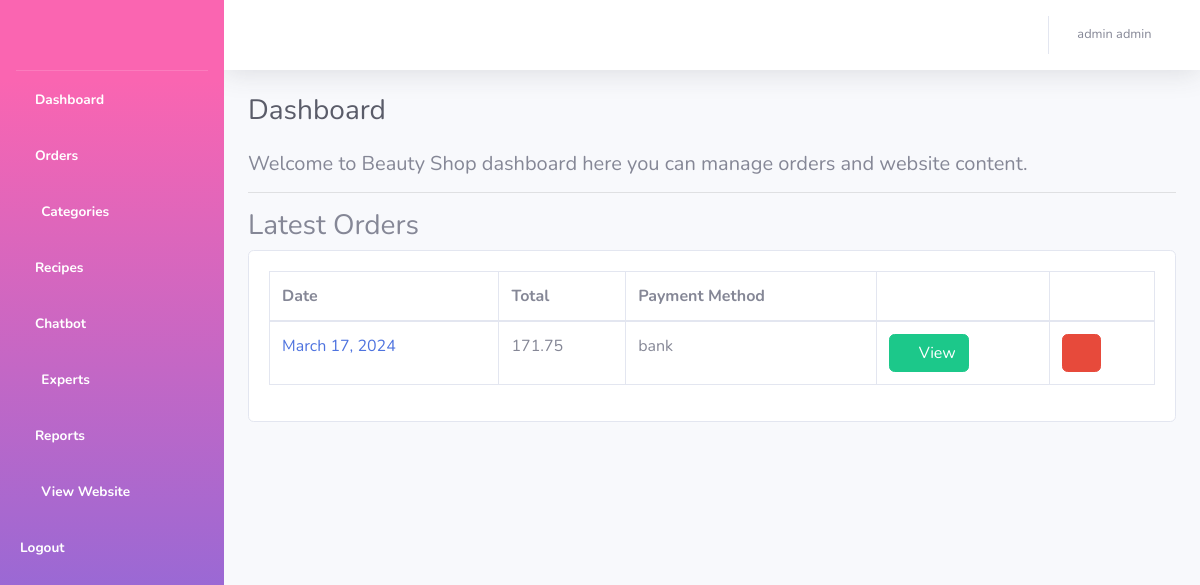
The page /dashboard/ (signed in) on the database its author committed.
### store/models.py (models this page shows)
class Orders(models.Model):
    user_id = models.ForeignKey(User, on_delete=models.CASCADE, null=True, blank=True)
    payment_method = models.CharField(max_length=255)
    total = models.CharField(max_length=255)
    date = models.DateField(auto_now_add=True)
    address = models.TextField(null=True, blank=True)
    governate = models.CharField(max_length=255, null=True, blank=True)
    class Meta:
        managed = True
        db_table = 'orders'

### dashboard/views.py (the view)
# urls.py: path('', views.home_view, name="index"),
def home_view(request):
    if request.user.is_authenticated == False and request.user.is_staff == False:
       return redirect("/dashboard/signin")
    orders = Orders.objects.all().order_by('-id')[0:5]
    return render(request, 'index.html', { 'orders': orders })

### store/context_processor.py (called while the page is built)
def categories_processor(request):
    categories = Categories.objects.all()
    return {'categories': categories}

### dashboard/templates/index.html (shortened to what this page needs)
{% extends "dashboard_base.html" %}
{% block content %}
{% load static %}
{% static "" as baseUrl %}
<div class="d-sm-flex align-items-center justify-content-between mb-4">
    <h1 class="h3 mb-0 text-gray-800">Dashboard</h1>
</div>
<h5>Welcome to Beauty Shop dashboard here you can manage orders and website content.</h5>
<hr>
<h3>
    Latest Orders
</h3>
<div class="card">
    <div class="card-body">
        <div class="table-responsive">
            <table class="table table-bordered" id="dataTable" width="100%" cellspacing="0">
                <thead>
                    <tr>
                        <th>Date</th>
                        <th>Total</th>
                        <th>Payment Method</th>
                        <th></th>
                        <th></th>
                    </tr>
                </thead>
                <tbody>
                    {% if orders %}
                    {% for item in orders %}
                    <tr>
                        <td><a href="/dashboard/orders-list/{{ item.id }}">{{ item.date }}</a></td>
                        <td>{{ item.total }}</td>
                        <td>{{ item.payment_method }}</td>
                        <td><a href="/dashboard/orders-list/{{ item.id }}" class="btn btn-success"><i
                                    class="fa fa-eye"></i> View</a></td>
                        <td>
                            <form method="post" onsubmit="return deleteItem()">
                                <button type="submit" class="btn btn-danger"><i class="fa fa-trash"></i></button>
                            </form>
                        </td>
                    </tr>
                    {% endfor %}
                    {% endif %}
                </tbody>
            </table>
        </div>
    </div>
</div>
{% endblock %}

### dashboard/templates/dashboard_base.html (shortened to what this page needs)
{% load static %}
{% static "" as baseUrl %}
<!DOCTYPE html>
<html lang="en">
<head>
    <link href="{% static 'vendor/fontawesome-free/css/all.min.css' %}" rel="stylesheet" type="text/css">
    <link href="{% static 'css/sb-admin-2.min.css' %}" rel="stylesheet">
</head>
<body id="page-top">
    <div id="wrapper">
        <ul class="navbar-nav bg-gradient-primary sidebar sidebar-dark accordion" id="accordionSidebar">
            <a class="sidebar-brand d-flex align-items-center justify-content-center" href="/dashboard">
            </a>
            <hr class="sidebar-divider my-0">
            <li class="nav-item active">
                <a class="nav-link" href="/dashboard">
                    <i class="fa fa-home"></i>
                    <span>Dashboard</span></a>
            </li>
            <li class="nav-item active">
                <a class="nav-link" href="/dashboard/orders-list">
                    <i class="fa fa-file"></i>
                    <span>Orders</span></a>
            </li>
            <li class="nav-item active">
                <a class="nav-link" href="/dashboard/categories-list">
                    <i class="fas fa-fw fa-tags"></i>
                    <span>Categories</span></a>
            </li>
            <li class="nav-item active">
                <a class="nav-link" href="/dashboard/recipes-list">
                    <i class="fa fa-utensils"></i>
                    <span>Recipes</span></a>
            </li>
            <li class="nav-item active">
                <a class="nav-link" href="/dashboard/chatbot-list">
                    <i class="fa fa-check"></i>
                    <span>Chatbot</span></a>
            </li>
            <li class="nav-item active">
                <a class="nav-link" href="/dashboard/experts-list">
                    <i class="fas fa-fw fa-users"></i>
                    <span>Experts</span></a>
            </li>
            <li class="nav-item active">
                <a class="nav-link" href="/dashboard/reports">
                    <i class="fa fa-file"></i>
                    <span>Reports</span></a>
            </li>
            <li class="nav-item active">
                <a class="nav-link" href="/" target="_blank">
                    <i class="fas fa-fw fa-globe"></i>
                    <span>View Website</span></a>
            </li>
            <li class="nav-item active">
                <a class="nav-link" href="/dashboard/signout">
                    <span>Logout</span></a>
            </li>
        </ul>
        <div id="content-wrapper" class="d-flex flex-column">
            <div id="content">
                <nav class="navbar navbar-expand navbar-light bg-white topbar mb-4 static-top shadow">
                    <ul class="navbar-nav ml-auto">
                        <li class="nav-item dropdown no-arrow">
                            <div class="nav-link dropdown-toggle"  id="userDropdown">
                                <span class="mr-2 d-none d-lg-inline text-gray-600 small">{{ request.user.first_name }} {{ request.user.last_name }}</span>
                                <i class="fa fa-user"></i>
                            </div>
                        </li>
                    </ul>
                </nav>
        <div class="container-fluid">
            {% block content %}
            {% endblock %}
        </div>
    </div>
</body>
</html>

### rows shown on the page
Orders: date "March 17, 2024", total "171.75", payment_method "bank"

### other values the page prints
{{ request.user.first_name }} "admin"
{{ request.user.last_name }} "admin"
